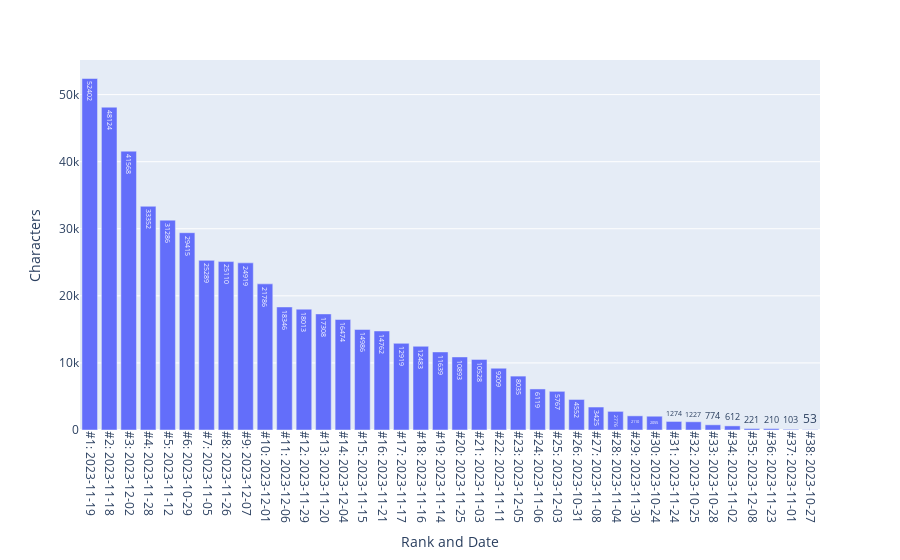

The notebook cell this image was saved under:
### Code cell
fig_top_dates_by_characters = px.bar(df_top_dates_by_characters, 
x = 'Rank and Date', y = 'Characters', text = 'Characters')
fig_top_dates_by_characters.update_xaxes(tickangle = 90)
fig_top_dates_by_characters.write_html('Analyses/top_dates_by_characters.html')
fig_top_dates_by_characters.write_image(
    'Analyses/top_dates_by_characters.png', 
    width = 1920, height = 1080, engine = 'kaleido', scale = 2)
fig_top_dates_by_characters

### Figure 1 — Plotly figure (JSON) as saved in the notebook; plotly's stock layout.template omitted (floating-point values rounded to 4 significant figures)
{"data": [{"alignmentgroup": "True", "hovertemplate": "Rank and Date=%{x}<br>Characters=%{text}<extra></extra>", "legendgroup": "", "marker": {"color": "#636efa", "pattern": {"shape": ""}}, "name": "", "offsetgroup": "", "orientation": "v", "showlegend": false, "text": [52402, 48124, 41568, 33352, 31286, 29415, 25289, 25110, 24919, 21786, 18346, 18013, 17308, 16474, 14986, 14762, 12919, 12483, 11639, 10893, 10528, 9209, 8035, 6119, 5767, 4552, 3425, 2776, 2110, 2055, 1274, 1227, 774, 612, 221, 210, 103, 53], "textposition": "auto", "type": "bar", "x": ["#1: 2023-11-19", "#2: 2023-11-18", "#3: 2023-12-02", "#4: 2023-11-28", "#5: 2023-11-12", "#6: 2023-10-29", "#7: 2023-11-05", "#8: 2023-11-26", "#9: 2023-12-07", "#10: 2023-12-01", "#11: 2023-12-06", "#12: 2023-11-29", "#13: 2023-11-20", "#14: 2023-12-04", "#15: 2023-11-15", "#16: 2023-11-21", "#17: 2023-11-17", "#18: 2023-11-16", "#19: 2023-11-14", "#20: 2023-11-25", "#21: 2023-11-03", "#22: 2023-11-11", "#23: 2023-12-05", "#24: 2023-11-06", "#25: 2023-12-03", "#26: 2023-10-31", "#27: 2023-11-08", "#28: 2023-11-04", "#29: 2023-11-30", "#30: 2023-10-24", "#31: 2023-11-24", "#32: 2023-10-25", "#33: 2023-10-28", "#34: 2023-11-02", "#35: 2023-12-08", "#36: 2023-11-23", "#37: 2023-11-01", "#38: 2023-10-27"], "xaxis": "x", "y": [52402, 48124, 41568, 33352, 31286, 29415, 25289, 25110, 24919, 21786, 18346, 18013, 17308, 16474, 14986, 14762, 12919, 12483, 11639, 10893, 10528, 9209, 8035, 6119, 5767, 4552, 3425, 2776, 2110, 2055, 1274, 1227, 774, 612, 221, 210, 103, 53], "yaxis": "y"}], "layout": {"barmode": "relative", "legend": {"tracegroupgap": 0}, "margin": {"t": 60}, "xaxis": {"anchor": "y", "domain": [0, 1], "tickangle": 90, "title": {"text": "Rank and Date"}}, "yaxis": {"anchor": "x", "domain": [0, 1], "title": {"text": "Characters"}}}}
